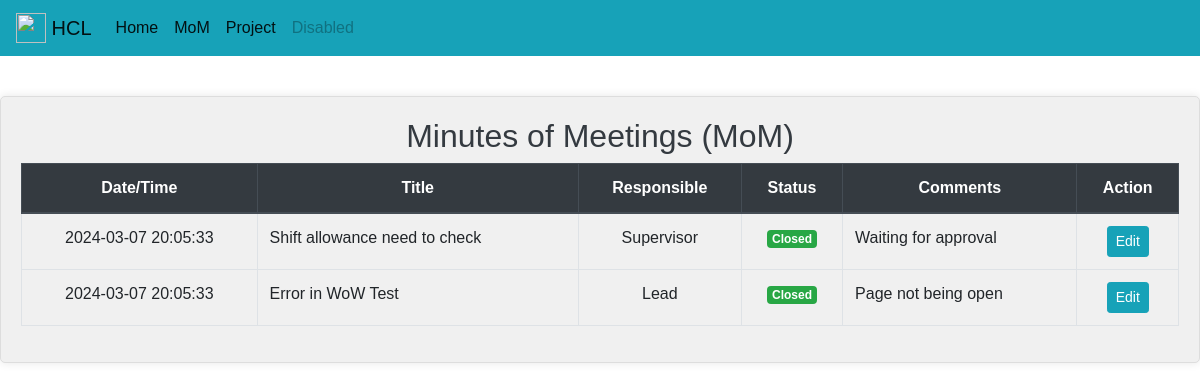
The app's page /view_meetings.php with its own data.
### tables this page shows
CREATE TABLE `meetings` (
  `id` int(11) NOT NULL,
  `title` varchar(255) NOT NULL,
  `responsible` varchar(100) NOT NULL,
  `status` varchar(50) NOT NULL,
  `completion_datetime` datetime DEFAULT NULL,
  `agenda` text DEFAULT NULL,
  `date_time` datetime DEFAULT current_timestamp()
);

### view_meetings.php (the view, shortened to what this page needs)
<!DOCTYPE html>
<html lang="en">
<head>
    <link href="https://stackpath.bootstrapcdn.com/bootstrap/4.5.2/css/bootstrap.min.css" rel="stylesheet">
    <link rel="stylesheet" href="path/to/font-awesome/css/font-awesome.min.css">
    <link rel="stylesheet" href="style.css">
    <?php include 'navbar.php'; ?>
</head>
<body>
    <div class="container">
    <h2 class="text-dark text-center">Minutes of Meetings (MoM)</h2>
    <table class="table table-bordered">
        <thead class="thead-dark text-center">
            <tr>
                <th>Date/Time</th>
                <th>Title</th>
                <th>Responsible</th>
                <th>Status</th>
                <th>Comments</th>
                <th class="centered">Action</th>
            </tr>
        </thead>
        <tbody>
            <?php
            $db_host = 'localhost';
            $db_user = 'root';
            $db_password = '';
            $db_name = 'mom';
            $conn = new mysqli($db_host, $db_user, $db_password, $db_name);
            $sql = "SELECT * FROM meetings";
            $result = $conn->query($sql);
            if ($result->num_rows > 0) {
                while ($row = $result->fetch_assoc()) {
                    echo "<tr>";
                    echo "<td class='centered'>" . $row["date_time"] . "</td>";
                    echo "<td>" . $row["title"] . "</td>";
                    echo "<td class='centered'>" . $row["responsible"] . "</td>";
                    echo "<td class='centered'>";
                    if ($row["status"] == "closed") {
                        echo '<span class="badge badge-success">Closed</span>';
                    } elseif ($row["status"] == "open") {
                        echo '<span class="badge badge-danger">Open</span>';
                    } elseif ($row["status"] == "in_progress") {
                        echo '<span class="badge badge-warning">In Progress</span>';
                    } else {
                        echo '<span class="badge badge-secondary">' . $row["status"] . '</span>';
                    }
                    echo "</td>";
                    echo "<td>" . $row["agenda"] . "</td>";
                    echo "<td class='centered'><a href='#editModal' data-toggle='modal' data-id='" . $row["id"] . "' data-agenda='" . $row["agenda"] . "'><button class='btn btn-sm btn-info'>Edit</button></a></td>";
                    echo "</tr>";
                }
            } else {
                echo "<tr><td colspan='5'>No meetings found</td></tr>";
            }
            ?>
        </tbody>
    </table>
        </div>
</body>
</html>

### navbar.php (shortened to what this page needs)
<nav class="navbar navbar-expand-lg navbar-light bg-info">
        <a class="navbar-brand" href="#">
            <img src="Simpleicons-Team-Simple-Hcl.svg" width="30" height="30" class="d-inline-block align-top" alt="">
            HCL
        </a>
        <div class="collapse navbar-collapse" id="navbarNavAltMarkup">
          <div class="navbar-nav">
            <a class="nav-item nav-link active" href="index.php">Home <span class="sr-only">(current)</span></a>
            <a class="nav-item nav-link active" href="view_meetings.php">MoM</a>
            <a class="nav-item nav-link active" href="#">Project</a>
            <a class="nav-item nav-link disabled" href="#" tabindex="-1" aria-disabled="true">Disabled</a>
          </div>
        </div>
      </nav>

### style.css (style rules this page uses)
body { font-family: Arial, sans-serif; }
.container { margin-top: 40px; max-width: 1600px; margin: 40px auto; padding: 20px; background-color: #f0f0f0; border: 1px solid #ddd; border-radius: 5px; box-shadow: 0 0 10px rgba(0, 0, 0, 0.1); }

### view_meetings.php (style rules this page uses)
.centered { text-align: center; }

### records on screen
meetings: date_time "2024-03-07 20:05:33", title "Shift allowance need to check", responsible "Supervisor", status "Closed", agenda "Waiting for approval"
meetings: date_time "2024-03-07 20:05:33", title "Error in WoW Test", responsible "Lead", status "Closed", agenda "Page not being open"
